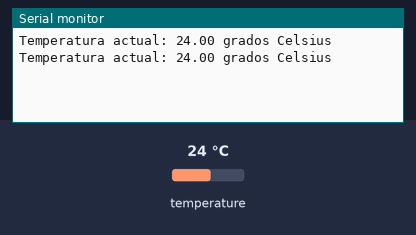
Simulated run of this sketch. Board: Arduino Uno, built with avr-gcc and run on an emulated ATmega328P. Shown: the last lines printed to the serial monitor. The inputs (shaded band) are chosen by the test bench; at power-on: temperature 24 °C.

Above: at 3.3 s.
3.4 s: temperature set to 12 °C
At 5.3 s:
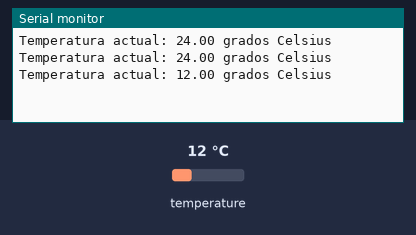
5.9 s: temperature set to 19 °C
At 6.5 s:
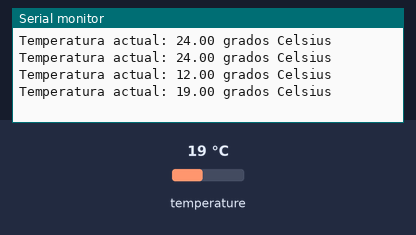
Timing chart, 0 to 8.9 s (numbered marks = the images above; inputs shaded):
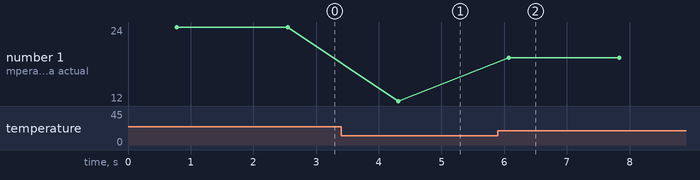

The sketch:

led_pi_pico_con_arduino.ino
```cpp
#include <OneWire.h>
#include <DallasTemperature.h>

const int SENSOR_PIN = 4; // El pin utilizado para el bus OneWire.
OneWire oneWire(SENSOR_PIN); // Crea un objeto OneWire en el pin especificado.
DallasTemperature sensors(&oneWire); // Crea un objeto DallasTemperature para interactuar con el sensor.

void setup() {
  Serial.begin(9600); // Inicia la comunicación serial a 9600 baudios.
  sensors.begin(); // Inicializa el objeto DallasTemperature.
  sensors.setResolution(12); // Configura la resolución del sensor en 12 bits (±0.0625°C).
}

void loop() {
  sensors.requestTemperatures(); // Envía la señal para medir la temperatura.
  float temp = sensors.getTempCByIndex(0); // Obtiene la temperatura en grados Celsius.
  Serial.print("Temperatura actual: ");
  Serial.print(temp);
  Serial.println(" grados Celsius");
  delay(1000); // Espera un segundo antes de volver a medir la temperatura.
}
```

Measured:
- after the input at 3.4 s, the serial monitor: prints a new line after 0.91 s (image 1)
- after the input at 5.9 s, the serial monitor: prints a new line after 0.17 s (image 2)
- plotted number 1: 24 → 12 after the input at 3.4 s, 12 → 19 after the input at 5.9 s
